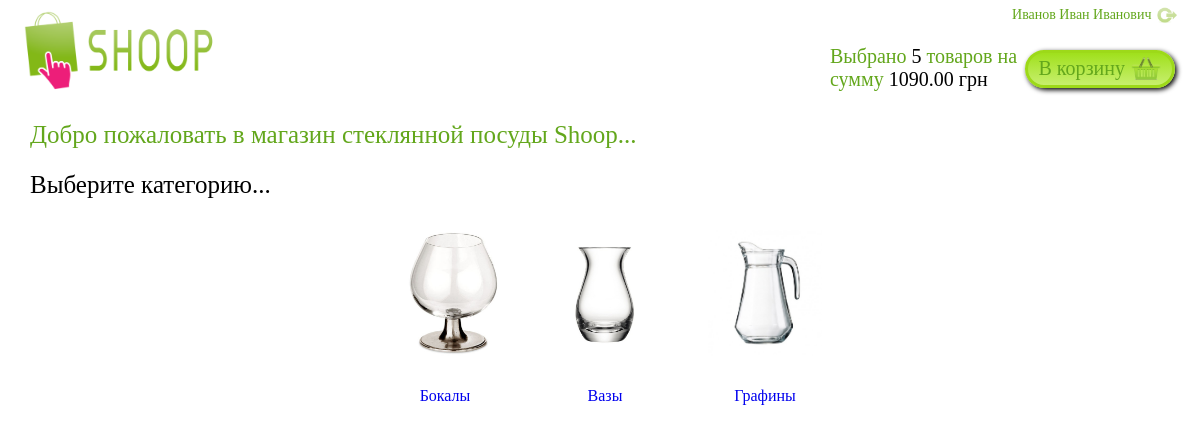
The app's page /index.php (signed in) with its own data.
### tables this page shows
CREATE TABLE IF NOT EXISTS `customers` (
  `id` int(11) NOT NULL AUTO_INCREMENT,
  `name` char(100) NOT NULL,
  `adress` char(200) NOT NULL,
  `city` char(100) NOT NULL,
  `state` char(100) NOT NULL,
  `login` char(100) NOT NULL,
  `password` char(100) NOT NULL,
  `zip` int(9) NOT NULL,
  `country` char(100) NOT NULL,
  PRIMARY KEY (`id`)
);

CREATE TABLE IF NOT EXISTS `categories` (
  `id` int(11) NOT NULL AUTO_INCREMENT,
  `name` char(100) NOT NULL,
  `image` char(200) DEFAULT NULL,
  PRIMARY KEY (`id`)
);

### functions/function.php (called while the page is built, shortened)
<?php
	function get_data($sql)
	{
		$link = db_connect();
		$db_data = array();
		$result = mysqli_query($link, $sql);
		$n = mysqli_num_rows($result);
		for($i = 0; $i < $n; $i++)
			$db_data[] = mysqli_fetch_assoc($result);
		return $db_data;
	}
	function get_categories($id){
		$query = 'select * from categories';
		$categories = get_data($query);
		if(count($categories) == 0) return false;
		else 						return $categories;
	}
	function get_customers($log){
		$query = 'select * from customers';
		if($log != "0") $query .= ' where login = "'.$log.'"';
		$customers = get_data($query);
		if(count($customers) == 0)  return false;
		else						return $customers;
	}
	function get_order($id, $user){
		if($id != 0 and $user)
			$query = '	SELECT  orders.idcustomer, orders.id,
								customers.name, customers.login
						FROM orders, customers
							WHERE customers.id = orders.idcustomer
							AND orders.status = false
							AND customers.id = '.$id;
		$orders = get_data($query);
		if(count($orders) == 0) return false;
		else 					return $orders;
	}
	function get_orderSum($id){
		$query = '	SELECT	SUM(orderitem.amount * equipments.price) AS total,
							SUM(orderitem.amount) AS count
					FROM orders, orderitem, equipments
					WHERE orders.id = '.$id.'
					AND orders.status = 0
					AND orders.id = orderitem.id
					AND orderitem.idequipment = equipments.id';
		$sum_order = get_data($query);
		if(count($sum_order) == 0 or is_null($sum_order[0]['total']) == true)
			return false;
		else
			return $sum_order;
	}
?>

### index.php (the view, shortened to what this page needs)
<?php
	include_once("functions/function.php");
	if(!isset($_SESSION['login'])) session_destroy();
	else{
		$current_customer = get_customers($_SESSION['login']);
		$order = get_order($current_customer[0]['id'], true);
		if(isset($order) and $order != false)
			$sumOrder = get_orderSum($order[0]['id']);
	}
?>
<!DOCTYPE html>
<html lang="en">
<head>
	<link rel="stylesheet" href="style.css">
</head>
<body>
	<div class="header">
		<a href="#" class="logo"></a>
		<div class="cart">
			<?php
				if(isset($current_customer) and $current_customer != false){
					echo   '<p class="name green">'.$current_customer[0]['name'].'
							<a class="logout" href="auth.php?logout=true"><img src="img/logout.png" alt="Выйти"></a>
							</p>
							<a class="cart-button button" href="show_cart.php">В корзину<img src="img/cart.png" alt="В корзину"></a>';
					if(isset($sumOrder) and $sumOrder != false)
						echo '<p class="total green">Выбрано <span>'.$sumOrder[0]['count'].'</span> товаров на сумму <span>'.$sumOrder[0]['total'].' грн</span></p>';
					else
						echo '<p class="total green">Нет выбранных товаров</p>';
				}
			?>
		</div>
	</div>
	<div class="container">
		<p class="green">Добро пожаловать в магазин стеклянной посуды Shoop...</p>
		<?php
			$categories = get_categories(0);
			if($categories != false)
			{
				echo '<p>Выберите категорию...</p>';
				echo '<ul>';
				for ($i = 0; $i < count($categories); $i++)
					echo '<li><a href="show_cat.php?id='.$categories[$i]['id'].'"><img src="/img/categories/'.$categories[$i]['image'].'" alt="'.$categories[$i]['name'].'"><p>'.$categories[$i]['name'].'</p></a></li>';
				echo '</ul>';
			}
			else
				echo '<p>Нет ни одной категории!</p>';
		?>
	</div>
</body>
</html>

### style.css (style rules this page uses)
* { margin: 0; padding: 0; }
body { max-width: 1200px; min-width: 470px; margin: 0 auto; }
a { outline: none; }
.green { color: #63a71c; }
.container { margin-top: 10px; }
.container>p { font-size: 25px; line-height: 50px; text-indent: 30px; }
.container>ul { list-style: none; text-align: center; margin-top: 20px; }
.container ul li { width: 150px; height: 180px; display: inline-block; margin-left: 10px; margin-bottom: 15px; vertical-align: top; position: relative; cursor: pointer; overflow: hidden; }
.container ul li p { position: absolute; bottom: 0; left: 0; right: 0; padding: 5px; }
.container ul li img { width: auto; max-height: 70%; }
.header { height: 100px; }
.logo { width: 200px; height: 100%; display: inline-block; margin-top: 10px; margin-left: 20px; float: left; background: url("img/logo.png") no-repeat; background-size: contain; }
.cart { width: 370px; height: 100%; float: right; overflow: hidden; }
.cart p { width: 95%; margin-top: 7px; font-size: 20px; }
.cart p span { color: black; }
.cart img { height: 100%; float: right; opacity: .5; }
.logout img { margin-right: 5px; }
.button { -webkit-box-sizing: border-box; -moz-box-sizing: border-box; box-sizing: border-box; -webkit-box-shadow: 2px 2px 5px black; box-shadow: 2px 2px 5px black; -webkit-border-radius: 25px; border-radius: 25px; background: linear-gradient(to top, #c7ef6e, #a0e01c); color: #63a71c; padding: 0 10px; height: 38px; border: 3px solid #9dd919; font-size: 20px; line-height: 30px; text-decoration: none; display: inline-block; }
.button img { height: 100%; float: right; margin-left: 5px; }
.cart-button { display: inline-block; float: right; clear: both; margin-top: 25px; margin-right: 25px; }
.total { padding-top: 15px; }
.name { font-size: 14px !important; text-align: right; }
.logout { float: right; height: 20px; width: 20px; margin-top: -2px; margin-left: 10px; }

### records on screen
customers: name "Иванов Иван Иванович"
categories: image (picture), name "Бокалы"
categories: image (picture), name "Вазы"
categories: image (picture), name "Графины"

### other values on screen
$sumOrder[0]['count'] "5"
$sumOrder[0]['total'] "1090.00"
